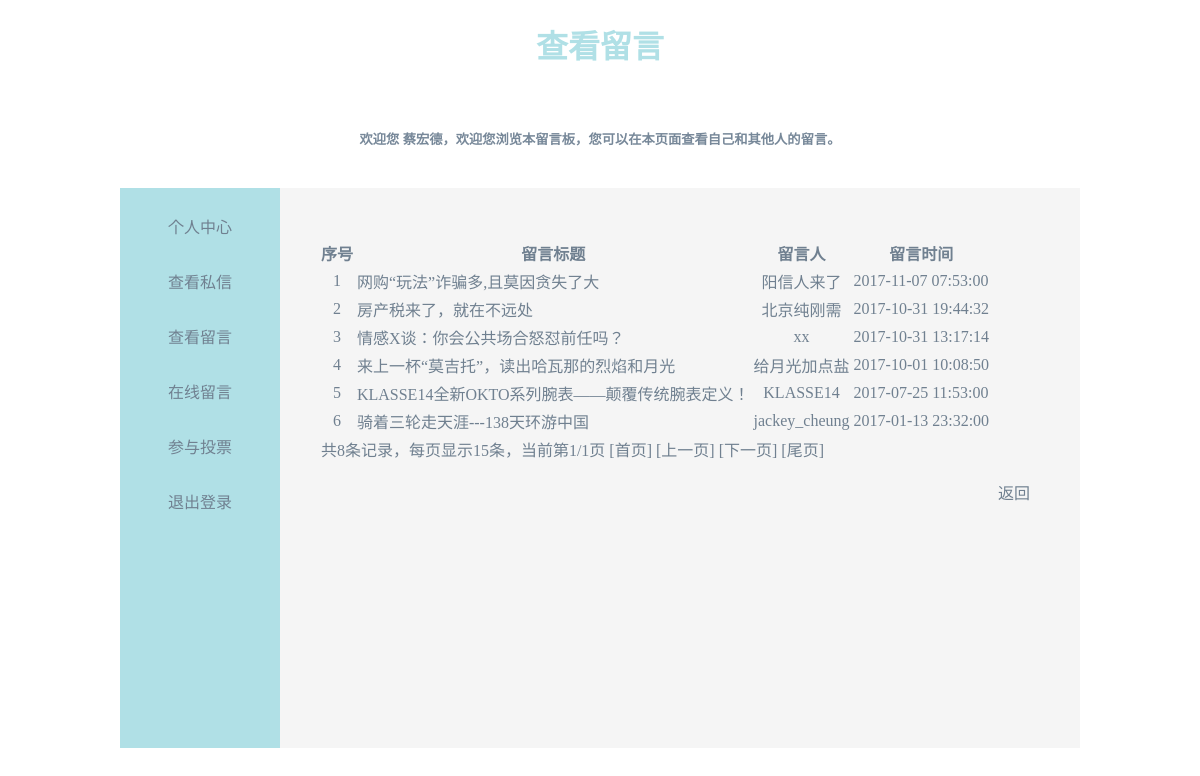
The app's page /view.php (signed in) with its own data.
### tables this page shows
CREATE TABLE IF NOT EXISTS `lyb_info` (
  `id` int(11) NOT NULL AUTO_INCREMENT,
  `disp_f` int(11) NOT NULL DEFAULT '0',
  `title` varchar(50) NOT NULL,
  `content` text NOT NULL,
  `author` varchar(20) NOT NULL,
  `publish_time` datetime NOT NULL,
  `ly_type` varchar(20) NOT NULL,
  PRIMARY KEY (`id`)
);

### view.php (the view, shortened to what this page needs)
<!DOCTYPE html>
<html>
<head>
	<link rel="stylesheet" type="text/css" href="css/lyb.css">
</head>
<body>
<center>
<div id="top">
	<h1>查看留言</h1><br/>
	<h5>欢迎您 <?php echo $_SESSION['user']; ?>，欢迎您浏览本留言板，您可以在本页面查看自己和其他人的留言。</h5><br/>
</div>
<div id="container">
	<div id="navi">
	<ul>
		<li><a href="person.php">个人中心</a></li>
		<li><a href="sx.php">查看私信</a></li>
		<li><a href="view.php">查看留言</a></li>
		<li><a href="message.php">在线留言</a></li>
		<li><a href="vote.php">参与投票</a></li>
		<li><a href="login.php?action=out">退出登录</a></li>
	</ul>
	</div>
	<div id="info">
		<table>
			<tr><th align=center>序号</th><th align=center>留言标题</th><th align=center>留言人</th><th align=center>留言时间</th></tr>
			<?php
				$each_disNums = 15;
				global $link;
				if (isset($_GET['page'])) {
					$current_page = $_GET['page'];
				}else{
					$current_page=1;
				}
				$sql = "select * from lyb_info where disp_f =0 order by publish_time desc limit ".($current_page-1)*$each_disNums.",".$each_disNums;
				$result = mysqli_query($link,$sql);
				$num = 1;
				while ($row=mysqli_fetch_assoc($result)) {
					echo "<tr>";
					echo "<td align=center>".$num++."</td>";
					echo "<td><a href='disp.php?id=".$row['id']."'>".$row['title']."</a></td>";
					echo "<td align=center><a href='send_sx.php?id=".$row['author']."'>".$row['author']."</a></td>";
					echo "<td>".$row['publish_time']."</td>";
					echo "</tr>";
				}
				echo "<tr><td colspan=4>";
				echo "</td></tr>";
			?>
		</table>
		<ul>
		<li align="right"><a href="#" onClick="javascript :history.go(-1);">返回</a></li>
		</ul>
	</div>
</div>
</body>
</html>

### css/lyb.css (style rules this page uses)
h1 { color: #B0E0E6; font-weight: bold; }
h5 { color: #778899; }
ul { list-style: none; }
a { text-decoration: none; color: #708090; }
#container { width: 910px; }
#navi { float: left; height: 410px; background: #B0E0E6; }
#navi li { height: 45px; width: 80px; padding-top: 10px; padding-right: 40px; }
#info { float: right; color: #708090; height: 400px; width: 750px; background-color: #F5F5F5; padding-top: 10px; }

### view.php (style rules this page uses)
#container { width: 960px; }
#navi { height: 560px; }
#navi li { padding-right: 40px; }
#info { height: 510px; width: 750px; padding-top: 50px; padding-right: 50px; }

### records on screen
lyb_info: title "网购“玩法”诈骗多,且莫因贪失了大", author "阳信人来了", publish_time "2017-11-07 07:53:00"
lyb_info: title "房产税来了，就在不远处", author "北京纯刚需", publish_time "2017-10-31 19:44:32"
lyb_info: title "情感X谈：你会公共场合怒怼前任吗？", author "xx", publish_time "2017-10-31 13:17:14"
lyb_info: title "来上一杯“莫吉托”，读出哈瓦那的烈焰和月光", author "给月光加点盐", publish_time "2017-10-01 10:08:50"
lyb_info: title "KLASSE14全新OKTO系列腕表——颠覆传统腕表定义！", author "KLASSE14", publish_time "2017-07-25 11:53:00"
lyb_info: title "骑着三轮走天涯---138天环游中国", author "jackey_cheung", publish_time "2017-01-13 23:32:00"

### other values on screen
$_SESSION['user'] "蔡宏德"
$subPageCss1Str "共8条记录，每页显示15条，当前第1/1页"
